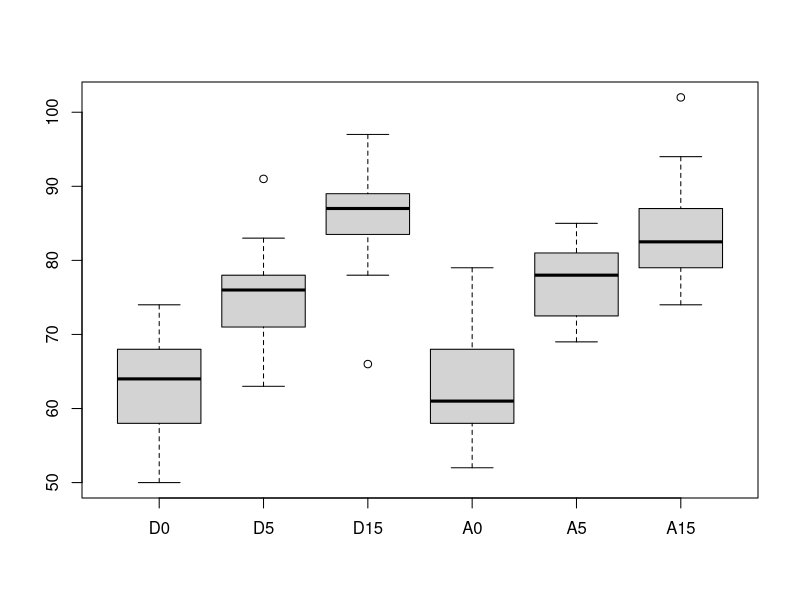
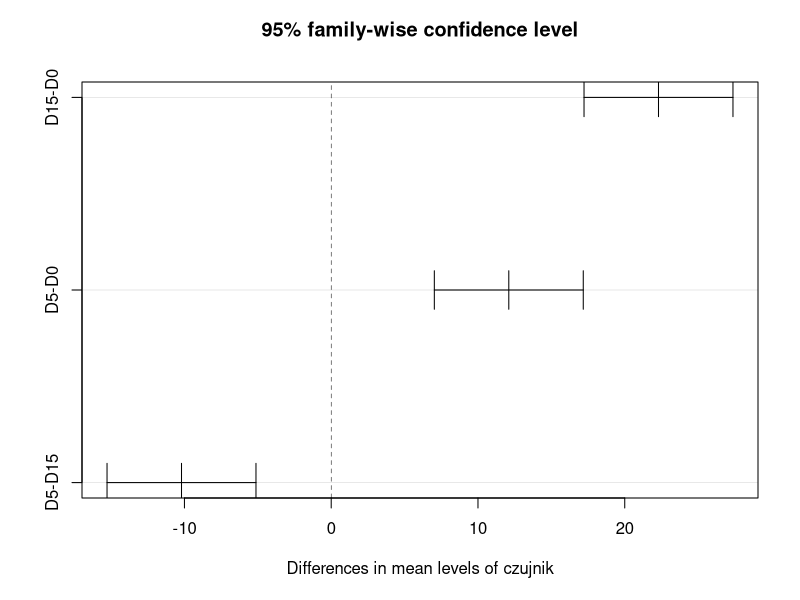
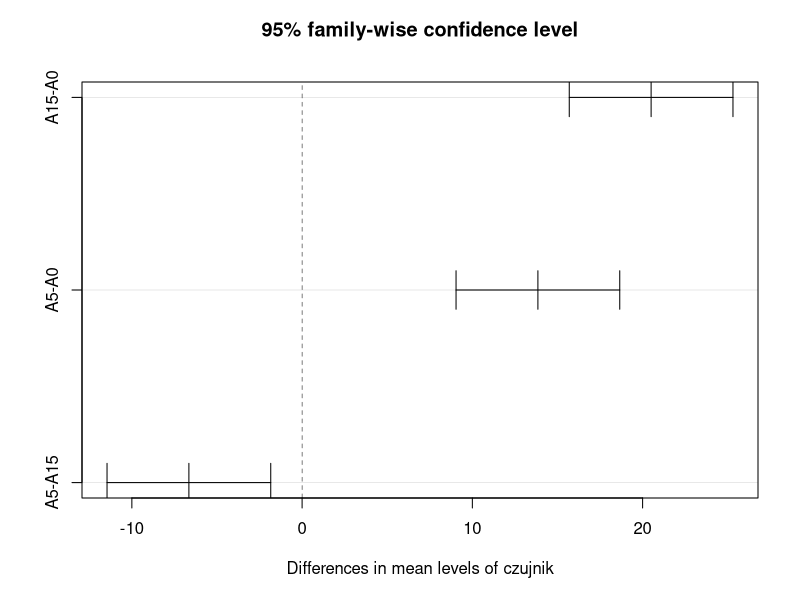

Reproduce these figures in R, in order.
setwd('C:/Users/karol/Pulpit/MwT/MwT sem7/Inzynierka/BPMStatAnalysis') 
pomiary <- read.csv("pomiary.csv",header=TRUE,sep =";") 

print(pomiary) 
n <- dim(pomiary)[1] 
boxplot(pomiary)
summary(pomiary$A15)

shapiro.test(pomiary$D0) 
shapiro.test(pomiary$D5)
shapiro.test(pomiary$D15)
shapiro.test(pomiary$A0)
shapiro.test(pomiary$A5)
shapiro.test(pomiary$A15)

czujnik <- c(rep('D0',n), rep('D5',n), rep('D15',n), 
             rep('A0',n), rep('A5',n), rep('A15',n))  
BPM <- c(pomiary$D0, pomiary$D5, pomiary$D15, 
         pomiary$A0, pomiary$A5, pomiary$A15) 
listaPomiary <- data.frame(czujnik,BPM) 

bartlett.test(BPM ~ czujnik) 

listaPomiaryD <- listaPomiary[c(1:(3*n)),] 
listaPomiaryA <- listaPomiary[c((3*n+1):(6*n)),]

digitalSensor.aov <- aov(BPM ~ czujnik, data = listaPomiaryD)
summary(digitalSensor.aov)

TukeyHSD(digitalSensor.aov) 
plot(TukeyHSD(digitalSensor.aov))

analogSensor.aov <- aov(BPM ~ czujnik, data = listaPomiaryA)
summary(analogSensor.aov)

TukeyHSD(analogSensor.aov) 
plot(TukeyHSD(analogSensor.aov))

listaPomiary0 <- listaPomiary[c(1:n,(3*n+1):(4*n)),] 
listaPomiary5 <- listaPomiary[c((n+1):(2*n),(4*n+1):(5*n)),]
listaPomiary15 <- listaPomiary[c((2*n+1):(3*n),(5*n+1):(6*n)),]

t.test(BPM ~ czujnik, data = listaPomiary0)
t.test(BPM ~ czujnik, data = listaPomiary5)
t.test(BPM ~ czujnik, data = listaPomiary15)

